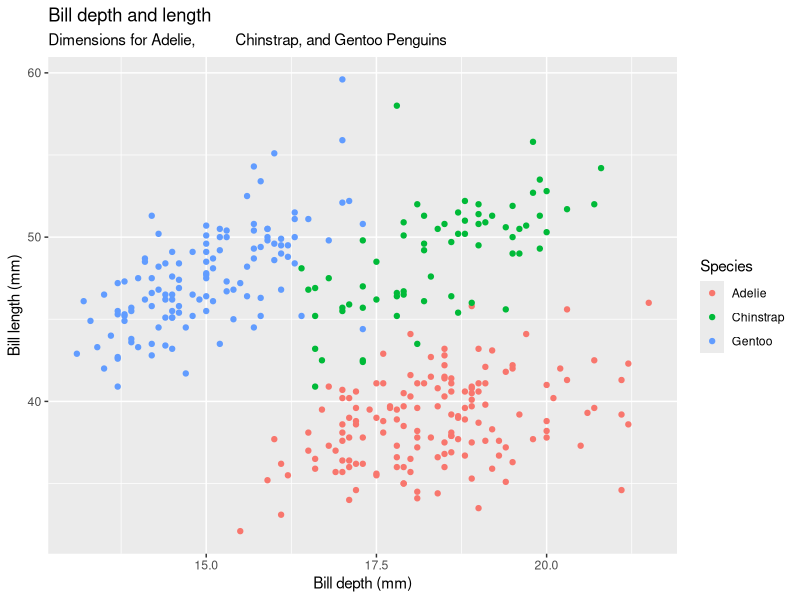

This chart was generated by the following R code:
## ---- chunk 1
library(palmerpenguins)
library(tidyverse) 
ggplot(penguins, 
       aes(x = bill_depth_mm, y = bill_length_mm,
                     colour = species)) +
  geom_point() +
  labs(title = "Bill depth and length",
       subtitle = "Dimensions for Adelie,          Chinstrap, and Gentoo Penguins",
       x = "Bill depth (mm)", 
       y = "Bill length (mm)",
       colour = "Species")
